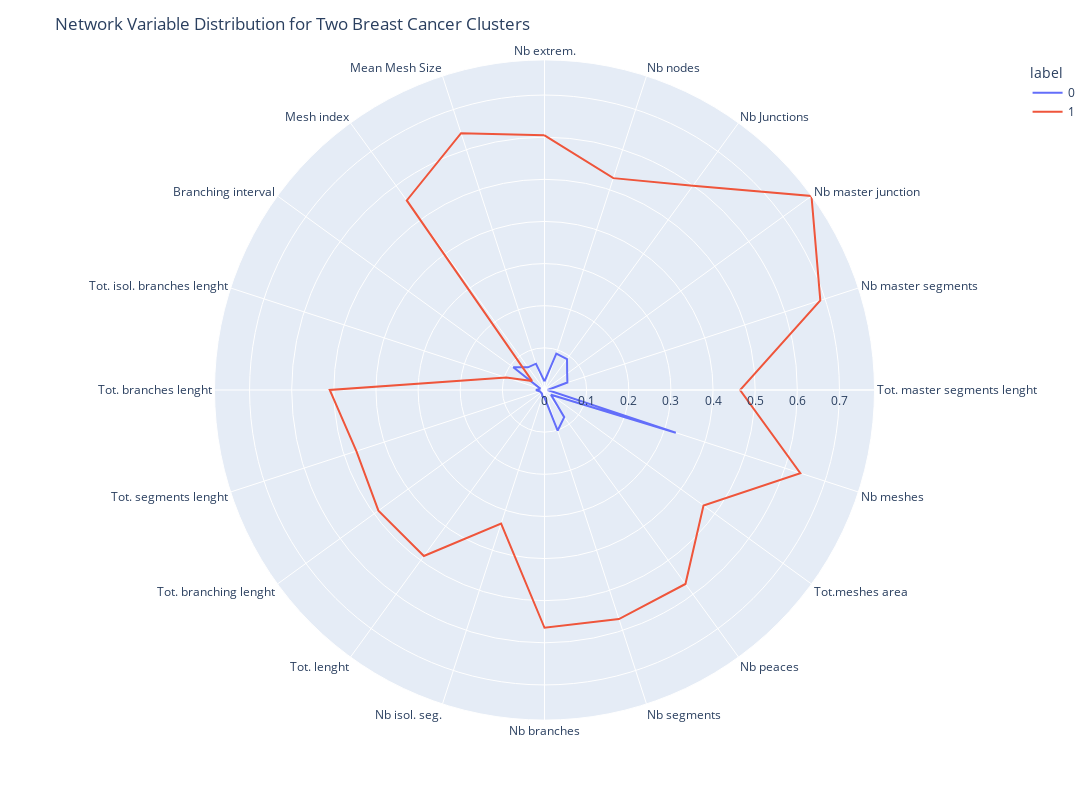

Notebook source saved alongside this figure:
### Code cell
kmeans = KMeans(
        n_clusters=2, init="k-means++",
        n_init=10,
        tol=1e-04, random_state=42
    )
kmeans.fit(X)
clusters=pd.DataFrame(X,columns=vars)
clusters['label']=kmeans.labels_
polar=clusters.groupby("label").mean().reset_index()
polar=pd.melt(polar,id_vars=["label"])
fig4 = px.line_polar(polar, r="value", theta="variable", color="label", line_close=True,height=800,width=1400)
fig4.update_layout(title="Network Variable Distribution for Two Breast Cancer Clusters")
fig4.show()

### Figure 1 — Plotly figure (JSON) as saved in the notebook; plotly's stock layout.template omitted (floating-point values rounded to 4 significant figures)
{"data": [{"hovertemplate": "label=0<br>value=%{r}<br>variable=%{theta}<extra></extra>", "legendgroup": "0", "line": {"color": "#636efa", "dash": "solid"}, "marker": {"symbol": "circle"}, "mode": "lines", "name": "0", "r": [0.0204, 0.09089, 0.09092, 0.06648, 0.05712, 0.007241, 0.3277, 0.01901, 0.07964, 0.1011, 0.01796, 0.0161, 0.01042, 0.0104, 0.01112, 0.02024, 0.01041, 0.09159, 0.06659, 0.06563, 0.0204], "showlegend": true, "subplot": "polar", "theta": ["Nb extrem.", "Nb nodes", "Nb Junctions", "Nb master junction", "Nb master segments", "Tot. master segments lenght", "Nb meshes", "Tot.meshes area", "Nb peaces", "Nb segments", "Nb branches", "Nb isol. seg.", "Tot. lenght", "Tot. branching lenght", "Tot. segments lenght", "Tot. branches lenght", "Tot. isol. branches lenght", "Branching interval", "Mesh index", "Mean Mesh Size", "Nb extrem."], "type": "scatterpolar"}, {"hovertemplate": "label=1<br>value=%{r}<br>variable=%{theta}<extra></extra>", "legendgroup": "1", "line": {"color": "#EF553B", "dash": "solid"}, "marker": {"symbol": "circle"}, "mode": "lines", "name": "1", "r": [0.6045, 0.5287, 0.5993, 0.7832, 0.6883, 0.4642, 0.6384, 0.4665, 0.5691, 0.5716, 0.5644, 0.3333, 0.4871, 0.4872, 0.4694, 0.5097, 0.09575, 0.03667, 0.5561, 0.6409, 0.6045], "showlegend": true, "subplot": "polar", "theta": ["Nb extrem.", "Nb nodes", "Nb Junctions", "Nb master junction", "Nb master segments", "Tot. master segments lenght", "Nb meshes", "Tot.meshes area", "Nb peaces", "Nb segments", "Nb branches", "Nb isol. seg.", "Tot. lenght", "Tot. branching lenght", "Tot. segments lenght", "Tot. branches lenght", "Tot. isol. branches lenght", "Branching interval", "Mesh index", "Mean Mesh Size", "Nb extrem."], "type": "scatterpolar"}], "layout": {"height": 800, "legend": {"title": {"text": "label"}, "tracegroupgap": 0}, "margin": {"t": 60}, "polar": {"angularaxis": {"direction": "clockwise", "rotation": 90}, "domain": {"x": [0, 1], "y": [0, 1]}}, "title": {"text": "Network Variable Distribution for Two Breast Cancer Clusters"}, "width": 1400}}
